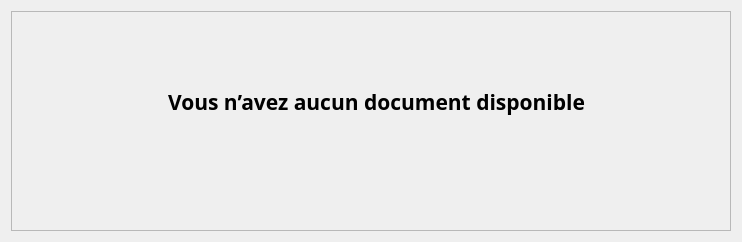
         <widget class="QWidget" name="documentsTab">
          <property name="sizePolicy">
           <sizepolicy hsizetype="Expanding" vsizetype="Expanding">
            <horstretch>0</horstretch>
            <verstretch>0</verstretch>
           </sizepolicy>
          </property>
          <attribute name="title">
           <string>Documents</string>
          </attribute>
          <layout class="QVBoxLayout" name="verticalLayout_3">
           <item>
            <widget class="QFrame" name="documentsFrame">
             <property name="frameShape">
              <enum>QFrame::StyledPanel</enum>
             </property>
             <property name="frameShadow">
              <enum>QFrame::Raised</enum>
             </property>
             <layout class="QVBoxLayout" name="verticalLayout_4">
              <item alignment="Qt::AlignHCenter|Qt::AlignVCenter">
               <widget class="QWidget" name="widget_4" native="true">
                <property name="minimumSize">
                 <size>
                  <width>700</width>
                  <height>200</height>
                 </size>
                </property>
                <widget class="QLabel" name="label_4">
                 <property name="geometry">
                  <rect>
                   <x>0</x>
                   <y>0</y>
                   <width>711</width>
                   <height>161</height>
                  </rect>
                 </property>
                 <property name="minimumSize">
                  <size>
                   <width>450</width>
                   <height>150</height>
                  </size>
                 </property>
                 <property name="font">
                  <font>
                   <family>Noto Sans</family>
                   <pointsize>16</pointsize>
                   <weight>75</weight>
                   <bold>true</bold>
                  </font>
                 </property>
                 <property name="text">
                  <string>Vous n’avez aucun document disponible</string>
                 </property>
                 <property name="alignment">
                  <set>Qt::AlignCenter</set>
                 </property>
                </widget>
               </widget>
              </item>
             </layout>
            </widget>
           </item>
          </layout>
         </widget>
